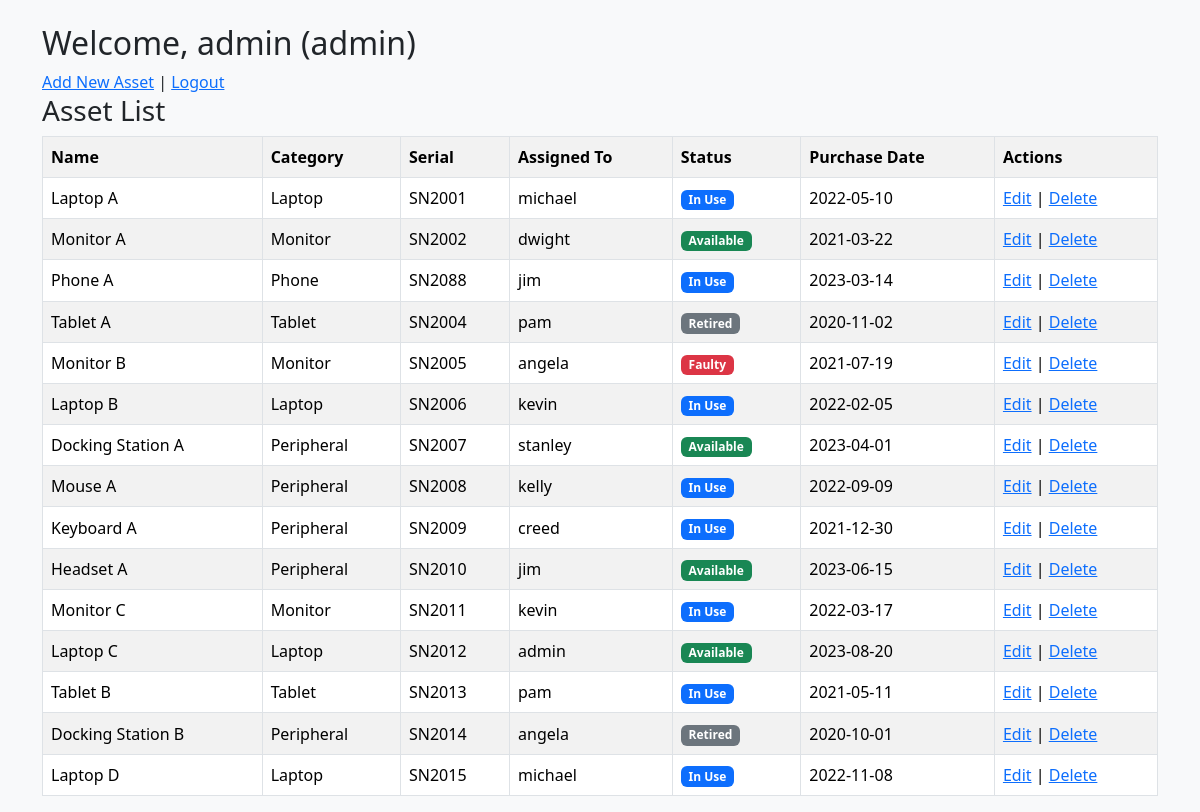
The page /dashboard (signed in) on the database its author committed.
### models.py (models this page shows)
class Asset(db.Model):
    id = db.Column(db.Integer, primary_key=True)
    name = db.Column(db.String(100), nullable=False)
    category = db.Column(db.String(50), nullable=False)
    serial_number = db.Column(db.String(100), unique=True, nullable=False)
    assigned_to_id = db.Column(db.Integer, db.ForeignKey('user.id'))
    assigned_user = db.relationship('User', backref='assets')
    purchase_date = db.Column(db.Date)
    status = db.Column(db.String(50), default="Available")

class User(db.Model):
    id = db.Column(db.Integer, primary_key=True)
    username = db.Column(db.String(100), unique=True, nullable=False)
    password = db.Column(db.String(200), nullable=False)
    role = db.Column(db.String(10), nullable=False)  # 'admin' or 'regular'

### app.py (the view)
@app.route('/dashboard')
def dashboard():
    if 'username' not in session:
        return redirect(url_for('login'))
    assets = Asset.query.all()
    return render_template('dashboard.html', user=session['username'], role=session['role'], assets=assets)

### templates/dashboard.html (shortened to what this page needs)
{% extends "base.html" %}
{% block content %}
<h2>Welcome, {{ user }} ({{ role }})</h2>
<a href="{{ url_for('add_asset') }}">Add New Asset</a> |
<a href="{{ url_for('logout') }}">Logout</a>
<h3>Asset List</h3>
<table class="table table-striped table-bordered table-hover align-middle">
        <tr>
            <th>Name</th>
            <th>Category</th>
            <th>Serial</th>
            <th>Assigned To</th>
            <th>Status</th>
            <th>Purchase Date</th>
            {% if role == 'admin' %}
            <th>Actions</th>
            {% endif %}
        </tr>
    {% for asset in assets %}
    <tr>
        <td>{{ asset.name }}</td>
        <td>{{ asset.category }}</td>
        <td>{{ asset.serial_number }}</td>
        <td>{{ asset.assigned_user.username if asset.assigned_user else '-' }}</td>
        <td>
        {% if asset.status == 'Available' %}
            <span class="badge bg-success">{{ asset.status }}</span>
        {% elif asset.status == 'In Use' %}
            <span class="badge bg-primary">{{ asset.status }}</span>
        {% elif asset.status == 'Retired' %}
            <span class="badge bg-secondary">{{ asset.status }}</span>
        {% elif asset.status == 'Faulty' %}
            <span class="badge bg-danger">{{ asset.status }}</span>
        {% else %}
            <span class="badge bg-dark">{{ asset.status }}</span>
        {% endif %}
        </td>
        <td>{{ asset.purchase_date.strftime('%Y-%m-%d') if asset.purchase_date else '-' }}</td>
        <td>
            {% if role == 'admin' or asset.assigned_user.username == user %}
                <a href="{{ url_for('edit_asset', asset_id=asset.id) }}">Edit</a>
            {% endif %}
            {% if role == 'admin' %}
                | <a href="{{ url_for('delete_asset', asset_id=asset.id) }}" onclick="return confirm('Are you sure?');">Delete</a>
            {% endif %}
        </td>
    </tr>
    {% endfor %}
</table>
{% endblock %}

### rows shown on the page
Asset: name "Laptop A", category "Laptop", serial_number "SN2001", assigned_user "michael", status "In Use", purchase_date "2022-05-10"
Asset: name "Monitor A", category "Monitor", serial_number "SN2002", assigned_user "dwight", status "Available", purchase_date "2021-03-22"
Asset: name "Phone A", category "Phone", serial_number "SN2088", assigned_user "jim", status "In Use", purchase_date "2023-03-14"
Asset: name "Tablet A", category "Tablet", serial_number "SN2004", assigned_user "pam", status "Retired", purchase_date "2020-11-02"
Asset: name "Monitor B", category "Monitor", serial_number "SN2005", assigned_user "angela", status "Faulty", purchase_date "2021-07-19"
Asset: name "Laptop B", category "Laptop", serial_number "SN2006", assigned_user "kevin", status "In Use", purchase_date "2022-02-05"
Asset: name "Docking Station A", category "Peripheral", serial_number "SN2007", assigned_user "stanley", status "Available", purchase_date "2023-04-01"
Asset: name "Mouse A", category "Peripheral", serial_number "SN2008", assigned_user "kelly", status "In Use", purchase_date "2022-09-09"
Asset: name "Keyboard A", category "Peripheral", serial_number "SN2009", assigned_user "creed", status "In Use", purchase_date "2021-12-30"
Asset: name "Headset A", category "Peripheral", serial_number "SN2010", assigned_user "jim", status "Available", purchase_date "2023-06-15"
Asset: name "Monitor C", category "Monitor", serial_number "SN2011", assigned_user "kevin", status "In Use", purchase_date "2022-03-17"
Asset: name "Laptop C", category "Laptop", serial_number "SN2012", assigned_user "admin", status "Available", purchase_date "2023-08-20"
Asset: name "Tablet B", category "Tablet", serial_number "SN2013", assigned_user "pam", status "In Use", purchase_date "2021-05-11"
Asset: name "Docking Station B", category "Peripheral", serial_number "SN2014", assigned_user "angela", status "Retired", purchase_date "2020-10-01"
Asset: name "Laptop D", category "Laptop", serial_number "SN2015", assigned_user "michael", status "In Use", purchase_date "2022-11-08"

### other values the page prints
{{ user }} "admin"
{{ role }} "admin"
